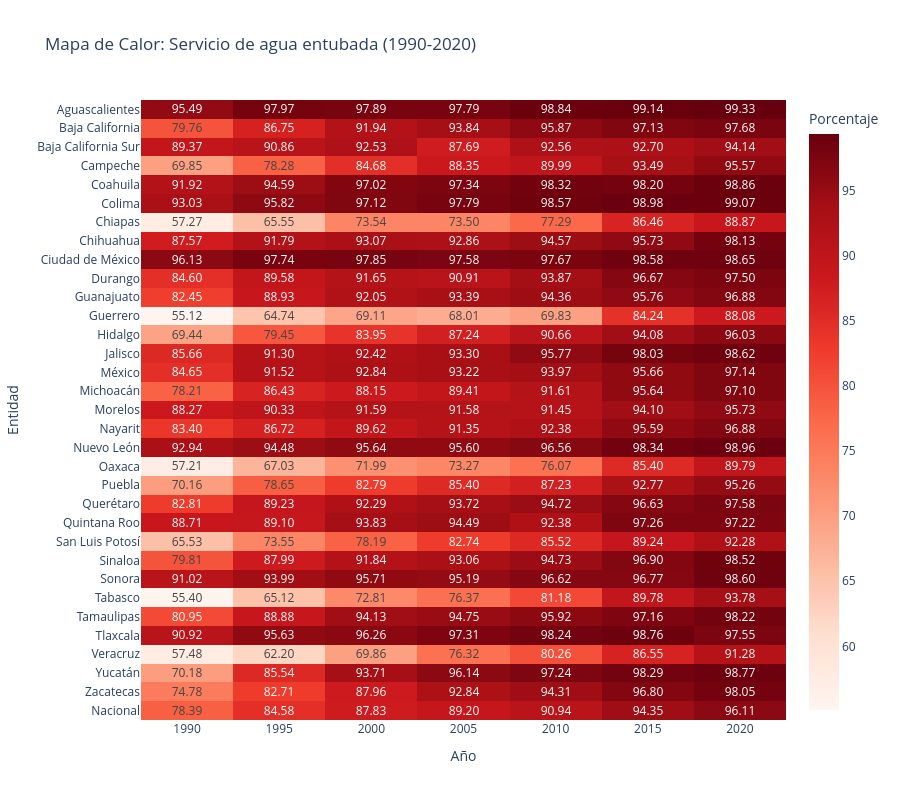

Notebook code cell kept with this figure:
### Code cell
matriz = servicioAguaEntubada.set_index('Entidad')
fig = px.imshow(
    matriz,
    text_auto='.2f',
    aspect='auto',
    title='Mapa de Calor: Servicio de agua entubada (1990-2020)',
    labels=dict(x='Año', y='Entidad', color='Porcentaje'),
    color_continuous_scale='Reds',
    template='plotly_white'
)
fig.update_layout(height=800)
fig.write_html('mapa_calor_servicio_agua_entubada.html')
fig.show()

### Figure 1 — Plotly figure (JSON) as saved in the notebook; plotly's stock layout.template omitted (floating-point values rounded to 4 significant figures; data arrays with more than 128 entries replaced by an {"elided": "..."} marker saying what was removed)
{"data": [{"coloraxis": "coloraxis", "hovertemplate": "Año: %{x}<br>Entidad: %{y}<br>Porcentaje: %{z}<extra></extra>", "name": "0", "texttemplate": "%{z:.2f}", "type": "heatmap", "x": [1990, 1995, 2000, 2005, 2010, 2015, 2020], "xaxis": "x", "y": ["Aguascalientes", "Baja California", "Baja California Sur", "Campeche", "Coahuila", "Colima", "Chiapas", "Chihuahua", "Ciudad de México", "Durango", "Guanajuato", "Guerrero", "Hidalgo", "Jalisco", "México", "Michoacán", "Morelos", "Nayarit", "Nuevo León", "Oaxaca", "Puebla", "Querétaro", "Quintana Roo", "San Luis Potosí", "Sinaloa", "Sonora", "Tabasco", "Tamaulipas", "Tlaxcala", "Veracruz", "Yucatán", "Zacatecas", "Nacional"], "yaxis": "y", "z": {"elided": "33x7 float values"}}], "layout": {"coloraxis": {"colorbar": {"title": {"text": "Porcentaje"}}, "colorscale": [[0, "rgb(255,245,240)"], [0.125, "rgb(254,224,210)"], [0.25, "rgb(252,187,161)"], [0.375, "rgb(252,146,114)"], [0.5, "rgb(251,106,74)"], [0.625, "rgb(239,59,44)"], [0.75, "rgb(203,24,29)"], [0.875, "rgb(165,15,21)"], [1, "rgb(103,0,13)"]]}, "height": 800, "title": {"text": "Mapa de Calor: Servicio de agua entubada (1990-2020)"}, "xaxis": {"anchor": "y", "domain": [0, 1], "title": {"text": "Año"}}, "yaxis": {"anchor": "x", "autorange": "reversed", "domain": [0, 1], "title": {"text": "Entidad"}}}}
